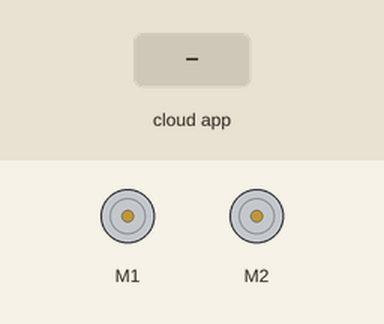
A sketch run on a simulated Arduino Mega 2560, built with avr-gcc and run on an emulated ATmega2560. On the bench: 2 × DC motor (green arrow = forward, orange = backward, longer = faster). The test bench sets the inputs (shaded band). The ROS host is connected and sends only what is stated.

Above: at 1.2 s.
1.3 s: the phone or cloud app sets linear.x to -100
At 1.48 s:
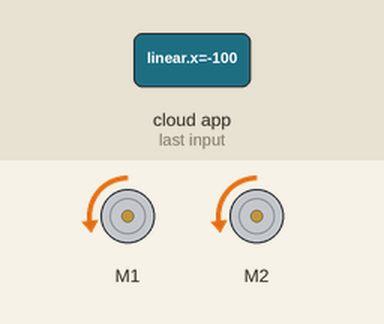
4.3 s: the phone or cloud app sets linear.x to 100
At 4.48 s:
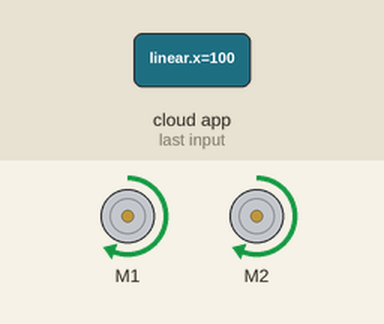
Timing chart, 0 to 7.3 s (numbered marks = the images above; inputs shaded):
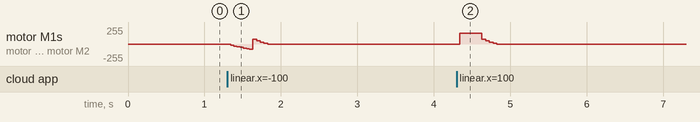

The sketch:

main.ino
```cpp
//#define USE_USBCON // Leonardo
#include <SoftwareSerial.h>
#include <SabertoothSimplified.h>
#include <Arduino.h>
#include <ros.h>
#include <ros/time.h>
#include <std_msgs/String.h>
#include <geometry_msgs/Twist.h>
#include <stdio.h>


SoftwareSerial SWSerial(NOT_A_PIN, 11); // RX on no pin (unused), TX on pin 11 (to S1).
SabertoothSimplified ST(SWSerial); // Use SWSerial as the serial port.


//SabertoothSimplified ST; // We'll name the Sabertooth object ST.
                         // For how to configure the Sabertooth, see the DIP Switch Wizard for
                         //   http://www.dimensionengineering.com/datasheets/SabertoothDIPWizard/start.htm
                         // Be sure to select Simplified Serial Mode for use with this library.
                         // This sample uses a baud rate of 9600.
                         //
                         // Connections to make:
                         //   Arduino TX->1  ->  Sabertooth S1
                         //   Arduino GND    ->  Sabertooth 0V
                         //   Arduino VIN    ->  Sabertooth 5V (OPTIONAL, if you want the Sabertooth to power the Arduino)
                         //
                         // If you want to use a pin other than TX->1, see the SoftwareSerial example.

#define MOTOR_INTERVAL 40 // running motors and reporting rpm at 20 hz
#define MOVEMENT_TIMEOUT 255
#define TURN_SPEED_MIN 10
#define TURN_SPEED_MAX 80
#define MOVE_SPEED_MIN 10
#define MOVE_SPEED_MAX 80

float currX = 0.0;
float currZ = 0.0;
float goalX = 0.0;
float goalZ = 0.0;
boolean cb = false;
byte currSpeed = 0;
//byte forwardBlocked = 0; //0 unblocked, 1 blocked
unsigned long lastMssgTime = 0;
long prevCoder0 = 0;


ros::NodeHandle  nh;
std_msgs::String debugMsg; //should be off in production - only used by debug_bot
ros::Publisher DebugPub ("debug_bot", &debugMsg); //should be off in production


/* --------------------------------- */
/* MOTORS -------------------------- */
/* --------------------------------- */
// callback for receiving a cmd_vel command
// we only expect a value on x or z
// and so we only set one of x or z
// and thus our robot either moves or turns
void messageCb(const geometry_msgs::Twist& msg){
   debugMsg.data = "CALLBACK CALLED";
      DebugPub.publish(&debugMsg);
  float msgX = msg.linear.x;
  float msgZ = msg.angular.z;
  if(abs(msgX) >= abs(msgZ) && (msgX > 0.1 || msgX < -0.1)){
    goalX = msgX;
    goalZ = 0;
  } else {
    goalX = 0;
    goalZ = msgZ;
  }
  cb = true;
}

ros::Subscriber<geometry_msgs::Twist> cmd_ctrl("cmd_vel", messageCb);

void controlMotors(){
   debugMsg.data = "CTRL MOTORS CALLED";
      DebugPub.publish(&debugMsg);
  if(goalX != currX || goalZ != currZ || goalX > 0.1 || goalX < -0.1 || goalZ > 0.1 || goalZ < -0.1){
    if(cb == true){
      lastMssgTime = millis();
      cb = false;
    }
    currX = goalX;
    currZ = goalZ;
    if(currX > 0.1 || currX < -0.1 || currZ > 0.1 || currZ < -0.1){
      debugMsg.data = "NEW ACTION STARTING";
      DebugPub.publish(&debugMsg);
      if(currX > 0.1){
        //if(forwardBlocked == 0){
          moveForward();
        //}
      } else if(currX < -0.1){
        moveBackward();
      } else if(currZ > 0.1){
        turnLeft();
      } else if(currZ < -0.1){
        turnRight();
      }
    } else {
      stopMovement();
    }
  }
  if((millis() - lastMssgTime) > MOVEMENT_TIMEOUT){
    // debugMsg.data = "STOPPING MOVEMENT DUE TO LASTMSSGTIME TIMEOUT";
    // DebugPub.publish(&debugMsg);
    goalX = 0;
    goalZ = 0;
  }
}

void moveForward(){
  debugMsg.data = "MOVE FORWARD MOVE MOVE MOVE MOVE MOVE FORWARD";
  DebugPub.publish(&debugMsg);
  currSpeed = nextSpeed(MOVE_SPEED_MIN, MOVE_SPEED_MAX);
  ST.motor(1, 80);
  ST.motor(2, 80);
}

void moveBackward(){
  currSpeed = nextSpeed(MOVE_SPEED_MIN, MOVE_SPEED_MAX);
  ST.motor(1, -currSpeed);
  ST.motor(2, -currSpeed);
}

void turnLeft(){
  currSpeed = nextSpeed(TURN_SPEED_MIN, TURN_SPEED_MAX);
  ST.motor(1, -currSpeed);
  ST.motor(2, currSpeed);
}

void turnRight(){
  currSpeed = nextSpeed(TURN_SPEED_MIN, TURN_SPEED_MAX);
  ST.motor(1, currSpeed);
  ST.motor(2, -currSpeed);
}

void stopMovement(){
  //debugMsg.data = "MOVEMENT STOPPED";
  //DebugPub.publish(&debugMsg);
  if(currSpeed > 55){
    ST.motor(1, 55);
    ST.motor(2, 55);
    delay(40);
  }
  if(currSpeed < -55){
    ST.motor(1, -55);
    ST.motor(2, -55);
    delay(40);
  }
  if(currSpeed > 45){
    ST.motor(1, 45);
    ST.motor(2, 45);
    delay(40);
  }
  if(currSpeed < -45){
    ST.motor(1, -45);
    ST.motor(2, -45);
    delay(40);
  }
  if(currSpeed > 35){
    ST.motor(1, 35);
    ST.motor(2, 35);
    delay(40);
  }
  if(currSpeed < -35){
    ST.motor(1, -35);
    ST.motor(2, -35);
    delay(40);
  }
  if(currSpeed > 25){
    ST.motor(1, 25);
    ST.motor(2, 25);
    delay(40);
  }
  if(currSpeed < -25){
    ST.motor(1, -25);
    ST.motor(2, -25);
    delay(40);
  }
  if(currSpeed > 15){
    ST.motor(1, 15);
    ST.motor(2, 15);
    delay(40);
  }
  if(currSpeed < -15){
    ST.motor(1, -15);
    ST.motor(2, -15);
    delay(40);
  }
  if(currSpeed > 5){
    ST.motor(1, 5);
    ST.motor(2, 5);
    delay(40);
  }
  if(currSpeed < -5){
    ST.motor(1, -5);
    ST.motor(2, -5);
    delay(40);
  }
  ST.motor(1, 0);
  ST.motor(2, 0);
  currX = 0;
  currZ = 0;
  goalX = 0;
  goalZ = 0;
  currSpeed = 0;
}

int nextSpeed(int minSpeed, int maxSpeed){
  if(currSpeed == 0){
    return minSpeed;
  } else if(currSpeed < maxSpeed){
    return currSpeed + 5;
  } else {
    return currSpeed;
  }
}

void setup()
{

  nh.initNode(); // start ros
  nh.advertise(DebugPub); // general debug messages

  //motors
  nh.subscribe(cmd_ctrl); // cmd vel messages
  SWSerial.begin(9600);

}

void loop()
{

  static unsigned long motorTimer = 0;
  unsigned long time = millis();
  nh.spinOnce();
  //debugMsg.data = "loop";
  //DebugPub.publish(&debugMsg);
  if(time - motorTimer > MOTOR_INTERVAL){
    //handleOdometry(time-motorTimer);
    //checkSensors();    //TODO turn sensors back on
    controlMotors();
    motorTimer = time;
  }
  delay(1);
}
```

Measured:
- after the input at 4.3 s, motor M1, motor M2: stopped → forward 160/255 at once, → stopped 0.29 s later
